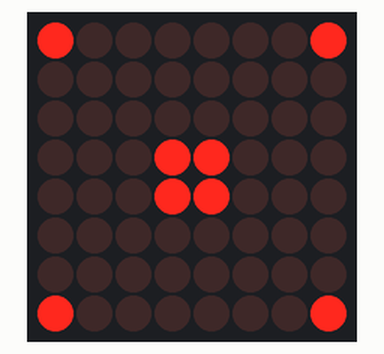
This sketch was run on a simulated Arduino Uno, built with avr-gcc and run on an emulated ATmega328P. Shown: 8×8 LED matrix.

Above: at 0.1 s.

The sketch:

8x8-specific-points-display.ino
```cpp
#include <MD_MAX72xx.h>
#include <SPI.h>

#define HARDWARE_TYPE MD_MAX72XX::PAROLA_HW
#define MAX_DEVICES 1 // Setting to 1 for a single 8x8 matrix

#define DATA_PIN  11
#define CS_PIN    10
#define CLK_PIN   13

MD_MAX72XX mx = MD_MAX72XX(HARDWARE_TYPE, DATA_PIN, CLK_PIN, CS_PIN, MAX_DEVICES);

void setup() {
  mx.begin();
  mx.control(MD_MAX72XX::INTENSITY, 5); // Brightness (0-15)
  mx.clear();

  // Light up the 4 corners
  mx.setPoint(0, 0, true); // Top-left
  mx.setPoint(0, 7, true); // Top-right
  mx.setPoint(7, 0, true); // Bottom-left
  mx.setPoint(7, 7, true); // Bottom-right

  // Light up the center 4 LEDs
  mx.setPoint(3, 3, true);
  mx.setPoint(3, 4, true);
  mx.setPoint(4, 3, true);
  mx.setPoint(4, 4, true);
}

void loop() {
  // Static pattern; nothing needed in loop
}
```
